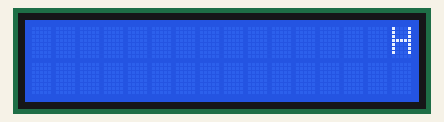
Recording of a sketch running on a simulated Arduino Uno, built with avr-gcc and run on an emulated ATmega328P. Parts: 16×2 character LCD.

Above: at 3.1 s.
At 12.0 s:
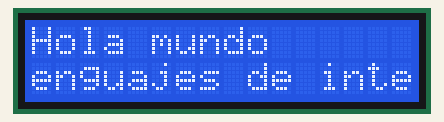
At 12.6 s:
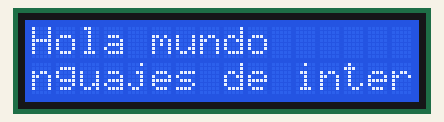
At 13.1 s:
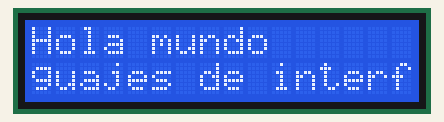
At 14.2 s:
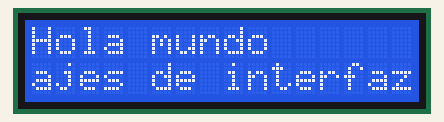
At 17.3 s:
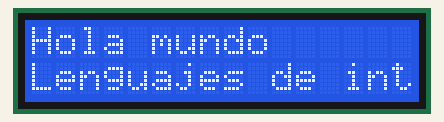

Measured:
- by itself, everything shown: repeats every 19.7 s, in 60 steps
- what the display in image 0 shows lasts 0.7 s, from 3.1 s to 3.8 s
- what the display in image 1 shows lasts 0.5 s, from 12.0 s to 12.5 s
- what the display in image 4 shows lasts 1.1 s, from 14.1 s to 15.2 s
- what the display in image 5 shows lasts 2.5 s, from 17.3 s to 19.8 s

The sketch:

practica4.ino
```cpp
#include <Wire.h>
#include <LiquidCrystal_I2C.h>

// Dirección I2C del LCD
#define LCD_ADDR 0x27

// Número de columnas y filas del LCD
#define LCD_COLUMNS 16
#define LCD_ROWS 2

// Inicializa el objeto LCD
LiquidCrystal_I2C lcd(LCD_ADDR, LCD_COLUMNS, LCD_ROWS);

// Texto a mostrar

void setup() {
  // Inicializa la comunicación I2C
  Wire.begin();
  lcd.backlight();
  // Inicializa el LCD
  lcd.begin(LCD_COLUMNS, LCD_ROWS);
}

void loop() {
  lcd.clear();
  lcd.setCursor(0,0);
  lcd.print("Hola mundo");
  delay(200);
  //desplazar a der
  for(int i = 0; i < LCD_COLUMNS - 1; i++) {
    lcd.scrollDisplayRight();
    delay(200);
  }
  //regresar al normal
  delay(500);
  for(int i = 0; i < LCD_COLUMNS-1; i++) {
    lcd.scrollDisplayLeft();
    delay(200);
  }
  delay(500);
  //desplazar a izq
  for(int i = 0; i < LCD_COLUMNS - 7; i++) {
    lcd.scrollDisplayLeft();
    delay(200);
  }
  //regresar al normal
  delay(500);
  for(int i = 0; i < LCD_COLUMNS-7; i++) {
    lcd.scrollDisplayRight();
    delay(200);
  }
  lcd.setCursor(0,1);
  char arreglo[22] = "Lenguajes de interfaz";
  String cadena = "Lenguajes de interfaz";
  for(int i = 0; i<6; i++) {
    lcd.setCursor(0,0);
    lcd.print("Hola mundo");
    lcd.setCursor(0,1);
    lcd.print(cadena.substring(i, cadena.length()));
    delay(500);
    lcd.clear();
  }
  for(int i = 5; i>=0; i--) {
    lcd.setCursor(0,0);
    lcd.print("Hola mundo");
    lcd.setCursor(0,1);
    lcd.print(cadena.substring(i, cadena.length()));
    delay(500);
  }
  delay(2000);
}
```
